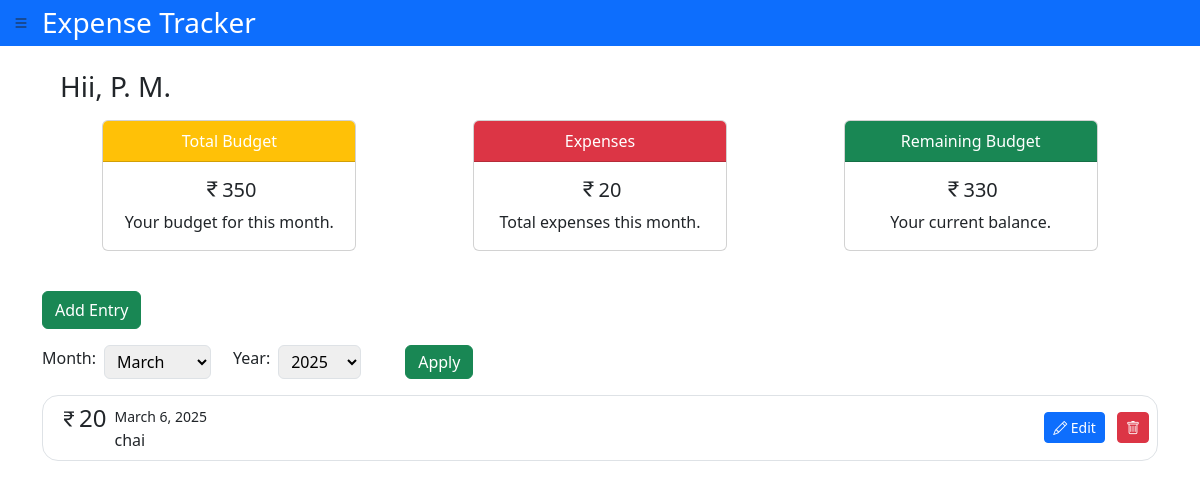
The page /home/ (signed in) on the database its author committed.
### expense/models.py (models this page shows, shortened)
class Profile(models.Model):
        id = models.AutoField(primary_key=True)
        user = models.ForeignKey(User, on_delete=models.CASCADE)
        budget = models.IntegerField(null=True, blank=True)
        month = models.IntegerField(null = True, blank=True)
        expense = models.IntegerField(null = True, blank=True)
        savings = models.IntegerField(null = True, blank=True)
        year = models.IntegerField(null=True, blank=True)

class Entry(models.Model):
          id = models.AutoField(primary_key=True)
          user = models.ForeignKey(User, on_delete=models.CASCADE)
          amount = models.IntegerField(verbose_name='amount', null=True)
          description = models.TextField(null=True, blank=True)
          date = models.DateField(verbose_name='date', null=True)

### expense/views.py (the view, shortened to what this page needs)
# urls.py: path('home/', views.home_page, name='home_page'),
@login_required(login_url="/login/")
def home_page(request):
     current_date = datetime.date.today()
     first_day_of_current_month = current_date.replace(day=1)
     entries = Entry.objects.filter(Q(user = request.user) & Q(date__gte=first_day_of_current_month)).order_by('-date')
     total_expense_of_this_month = 0
     for entry in entries:
           total_expense_of_this_month += entry.amount
     current_month = datetime.date.today().month
     current_year = datetime.date.today().year
     profile = Profile.objects.filter(Q(user = request.user) & Q(month = current_month) & Q(year=current_year))
     if not profile.exists() :
           Profile.objects.create(user= request.user, month = current_month, year = current_year, budget = 2000, expense = total_expense_of_this_month, savings = 2000-total_expense_of_this_month)
     budget = Profile.objects.get(Q(user = request.user) & Q(month = current_month) & Q(year=current_year)).budget
     savings = budget - total_expense_of_this_month
     profile = Profile.objects.get(Q(user = request.user) & Q(month = current_month) & Q(year=current_year))
     profile.expense = total_expense_of_this_month
     profile.savings = savings
     profile.save()
     if request.method == 'GET':
           month = request.GET.get('month')
           year = request.GET.get('year')
     years = Profile.objects.values_list('year', flat=True).distinct().order_by('-year')
     years = list(years)
     context = {"entries":entries, "profile":profile, "years":years}
     return render(request, 'home.html', context=context)

### expense/templates/home.html (shortened to what this page needs)
{% load static %}
<!DOCTYPE html>
<html lang="en">
  <head>
    <link
      href="https://cdn.jsdelivr.net/npm/bootstrap@5.3.3/dist/css/bootstrap.min.css"
      rel="stylesheet"
    />
    <link
      href="https://cdn.jsdelivr.net/npm/bootstrap-icons/font/bootstrap-icons.css"
      rel="stylesheet"
    />
  </head>
  <body onload="selectingYearAndMonth()">
    <header>
      <div class="container-fluid bg-primary text-white p-0">
        <div class="d-flex align-items-center py-1">
          <button
            class="btn m-0"
            type="button"
            data-bs-toggle="offcanvas"
            data-bs-target="#offcanvasWithBothOptions"
            aria-controls="offcanvasWithBothOptions"
          >
            <i class="bi bi-list"></i>
          </button>
          <h3 class="d-inline-block m-0 style">Expense Tracker</h3>
        </div>
      </div>
    </header>
    <div class="px-md-5">
      <h3 class="container mt-4">Hii, {{request.user.first_name}}</h3>
      <div class="row mb-4 mt-2 p-2 d-flex justify-content-around">
        <div class="col-md-4 col-lg-3 mb-2">
          <div class="card text-center">
            <div class="card-header bg-warning text-white">Total Budget</div>
            <div class="card-body">
              <h5 class="card-title">
                <i class="bi bi-currency-rupee fs-5"></i>{{profile.budget}}
              </h5>
              <p class="card-text">Your budget for this month.</p>
            </div>
          </div>
        </div>
        <div class="col-md-4 col-lg-3 mb-2">
          <div class="card text-center">
            <div class="card-header bg-danger text-white">Expenses</div>
            <div class="card-body">
              <h5 class="card-title">
                <i class="bi bi-currency-rupee fs-5"></i>{{profile.expense}}
              </h5>
              <p class="card-text">Total expenses this month.</p>
            </div>
          </div>
        </div>
        <div class="col-md-4 col-lg-3 mb-2">
          <div class="card text-center">
            <div class="card-header bg-success text-white">
              Remaining Budget
            </div>
            <div class="card-body">
              <h5 class="card-title">
                <i class="bi bi-currency-rupee fs-5"></i>{{profile.savings}}
              </h5>
              <p class="card-text">Your current balance.</p>
            </div>
          </div>
        </div>
      </div>
    </div>
    <div class="container">
      <button
        class="btn btn-success"
        type="button"
        data-bs-toggle="modal"
        data-bs-target="#addEntryModal"
      >
        Add Entry
      </button>
    </div>
    <div class="container my-3">
      <form method="GET" class="d-inline-block">
        <div class="d-flex rounded-3">
          <div class="d-flex align-items-center">
            <label for="month" class="form-label">Month:</label>
            <select
              id="month"
              name="month"
              class="ms-2 col-md-7 col-6 border px-2 py-1 rounded"
            >
              <option value="3">March</option>
            </select>
          </div>
          <div class="ms-2 d-flex align-items-center">
            <label for="year" class="form-label">Year:</label>
            <select
              id="year"
              name="year"
              class="ms-2 col-md-8 col-9 border px-2 py-1 rounded"
            >
              {% for year in years %}
              <option value="{{year}}">{{year}}</option>
              {% endfor %}
            </select>
          </div>
          <div class="ms-5">
            <button class="btn btn-success mx-auto py-1">Apply</button>
          </div>
        </div>
      </form>
    </div>
    <div class="container">
      {% for entry in entries %}
      <div
        class="border rounded-4 py-2 pe-2 my-2 ps-3 d-flex justify-content-between align-items-center"
        id="entry1"
      >
        <div>
          <div class="d-inline">
            <h5
              class="fs-4 float-start m-0 me-2 text-secondary-color d-inline"
              id="amount-{{entry.id}}"
            >
              <i class="bi bi-currency-rupee m-0 fs-5"></i>{{entry.amount}}
            </h5>
          </div>
          <small id="date-{{entry.id}}" class=""> {{entry.date}} </small>
          <p class="mb-0" id="description-{{entry.id}}">
            {{entry.description}}
          </p>
        </div>
        <div>
          <button
            class="btn btn-sm btn-primary me-2"
            data-bs-toggle="modal"
            data-bs-target="#editModal"
            onclick="editEntry({{entry.id}})"
          >
            <i class="bi bi-pencil"></i> Edit
          </button>
          <a
            href="{% url 'delete_entry' entry.id %}"
            class="btn btn-sm btn-danger"
          >
            <i class="bi bi-trash"></i>
          </a>
        </div>
      </div>
      {% endfor %}
    </div>
  </body>
</html>

### rows shown on the page
Profile: budget "350", expense "20", savings "330"
Entry: amount "20", date "March 6, 2025", description "chai"

### other values the page prints
{{ request.user.first_name }} "P. M."
form field year "2025"
